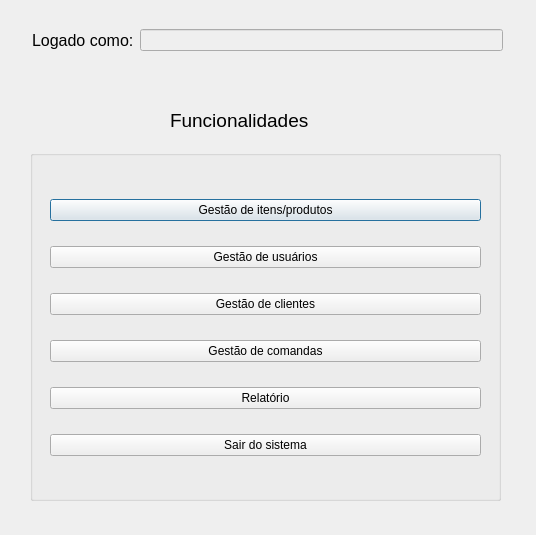
<?xml version="1.0" encoding="UTF-8"?>
<ui version="4.0">
 <class>Dashboard</class>
 <widget class="QDialog" name="Dashboard">
  <property name="geometry">
   <rect>
    <x>0</x>
    <y>0</y>
    <width>536</width>
    <height>535</height>
   </rect>
  </property>
  <property name="windowTitle">
   <string>Painel | Sistema de Controle de Comandas</string>
  </property>
  <widget class="QLabel" name="label_Title">
   <property name="geometry">
    <rect>
     <x>170</x>
     <y>110</y>
     <width>161</width>
     <height>21</height>
    </rect>
   </property>
   <property name="font">
    <font>
     <pointsize>14</pointsize>
    </font>
   </property>
   <property name="text">
    <string>Funcionalidades</string>
   </property>
  </widget>
  <widget class="QGroupBox" name="groupBox">
   <property name="geometry">
    <rect>
     <x>30</x>
     <y>150</y>
     <width>471</width>
     <height>351</height>
    </rect>
   </property>
   <property name="title">
    <string/>
   </property>
   <widget class="QWidget" name="layoutWidget">
    <property name="geometry">
     <rect>
      <x>20</x>
      <y>30</y>
      <width>431</width>
      <height>301</height>
     </rect>
    </property>
    <layout class="QVBoxLayout" name="verticalLayout">
     <item>
      <widget class="QPushButton" name="pushButton_itemManagement">
       <property name="font">
        <font>
         <strikeout>false</strikeout>
        </font>
       </property>
       <property name="text">
        <string>Gestão de itens/produtos</string>
       </property>
      </widget>
     </item>
     <item>
      <widget class="QPushButton" name="pushButton_userManagement">
       <property name="text">
        <string>Gestão de usuários</string>
       </property>
      </widget>
     </item>
     <item>
      <widget class="QPushButton" name="pushButton_clientManagement">
       <property name="font">
        <font>
         <strikeout>false</strikeout>
        </font>
       </property>
       <property name="text">
        <string>Gestão de clientes</string>
       </property>
      </widget>
     </item>
     <item>
      <widget class="QPushButton" name="pushButton_orderPaperManagement">
       <property name="text">
        <string>Gestão de comandas</string>
       </property>
      </widget>
     </item>
     <item>
      <widget class="QPushButton" name="pushButton_report">
       <property name="font">
        <font>
         <strikeout>false</strikeout>
        </font>
       </property>
       <property name="text">
        <string>Relatório</string>
       </property>
      </widget>
     </item>
     <item>
      <widget class="QPushButton" name="pushButton_systemExit">
       <property name="text">
        <string>Sair do sistema</string>
       </property>
      </widget>
     </item>
    </layout>
   </widget>
  </widget>
  <widget class="QWidget" name="layoutWidget">
   <property name="geometry">
    <rect>
     <x>32</x>
     <y>20</y>
     <width>471</width>
     <height>41</height>
    </rect>
   </property>
   <layout class="QHBoxLayout" name="horizontalLayout">
    <item>
     <widget class="QLabel" name="label_loggedAsDashboard">
      <property name="font">
       <font>
        <pointsize>12</pointsize>
       </font>
      </property>
      <property name="text">
       <string>Logado como:</string>
      </property>
     </widget>
    </item>
    <item>
     <widget class="QLineEdit" name="lineEdit_loggedAsDashboard">
      <property name="enabled">
       <bool>false</bool>
      </property>
     </widget>
    </item>
   </layout>
  </widget>
 </widget>
 <resources/>
 <connections/>
</ui>
